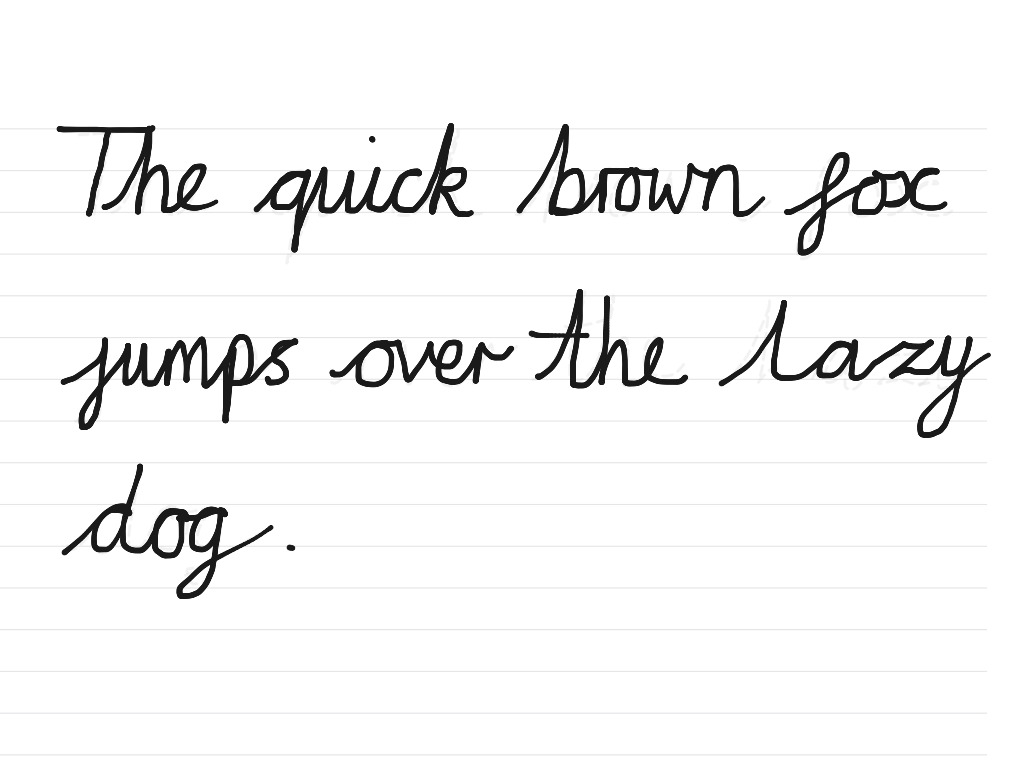
#> input picture img3.jpg, 1024 x 768 px, found by its file name
$ jupyter execute testWordDetection.ipynb   (shell and % lines are left out)   (older library calls are emulated)
#> lines starting #> are read from the running program, lines starting #| are printed output that depends on the picture; after the words box and inside, x2 and y2 are one past the last pixel; in counts of white or black regions, pixels touching at a corner belong together
[cell 1]
import sys
import numpy as np
import pandas as pd
import matplotlib.pyplot as plt
import cv2

[cell 2]
# [109 lines left out: functions detection, _edges_detection, _four_corners_sort, _contour_offset, _find_page_contours, _persp_transform, not called in this run]

[cell 3]
SMALL_HEIGHT = 800


def implt(img, cmp=None, t=''):

    plt.imshow(img, cmap=cmp)
    plt.title(t)
    plt.show()


def resize(img, height=SMALL_HEIGHT, allways=False):
    if (img.shape[0] > height or allways):
        rat = height / img.shape[0]
        return cv2.resize(img, (int(rat * img.shape[1]), height))

    return img


def ratio(img, height=SMALL_HEIGHT):
    return img.shape[0] / height


# [4 lines left out: function img_extend, not called in this run]

[cell 4]
image = cv2.cvtColor(cv2.imread("C://Users/Ayush Singh/Documents/Jupyter Notebook files/OCR/Images/img3.jpg"), cv2.COLOR_BGR2RGB)

# Uncomment the below incase of scanning a page
# image = detection(image)
tempImg= image
img = cv2.cvtColor(image, cv2.COLOR_RGB2GRAY)
implt(img, 'gray')

[cell 5]
def sobel(channel):
    """ The Sobel Operator"""
    sobelX = cv2.Sobel(channel, cv2.CV_16S, 1, 0)
    sobelY = cv2.Sobel(channel, cv2.CV_16S, 0, 1)
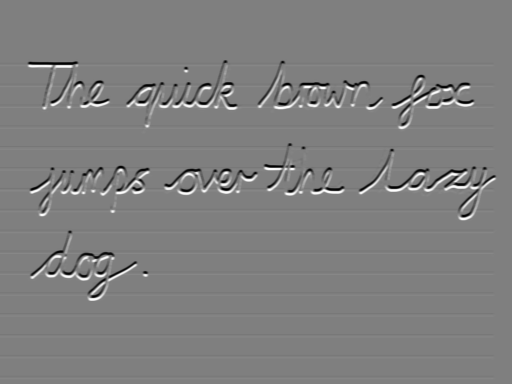
#> sobelY: shape (768, 1024) int16 (shown at 1/2 size); min -372, max 371, mean 0; drawn with min black and max white
    # Combine x, y gradient magnitudes sqrt(x^2 + y^2)
    sobel = np.hypot(sobelX, sobelY)
    sobel[sobel > 255] = 255
    return np.uint8(sobel)


def edge_detect(im):
    return np.max(np.array([sobel(im[:,:, 0]), sobel(im[:,:, 1]), sobel(im[:,:, 2]) ]), axis=0)

# Image pre-processing - blur, edges, threshold, closing
blurred = cv2.GaussianBlur(image, (5, 5), 18)
edges = edge_detect(blurred)
ret, edges = cv2.threshold(edges, 50, 255, cv2.THRESH_BINARY)
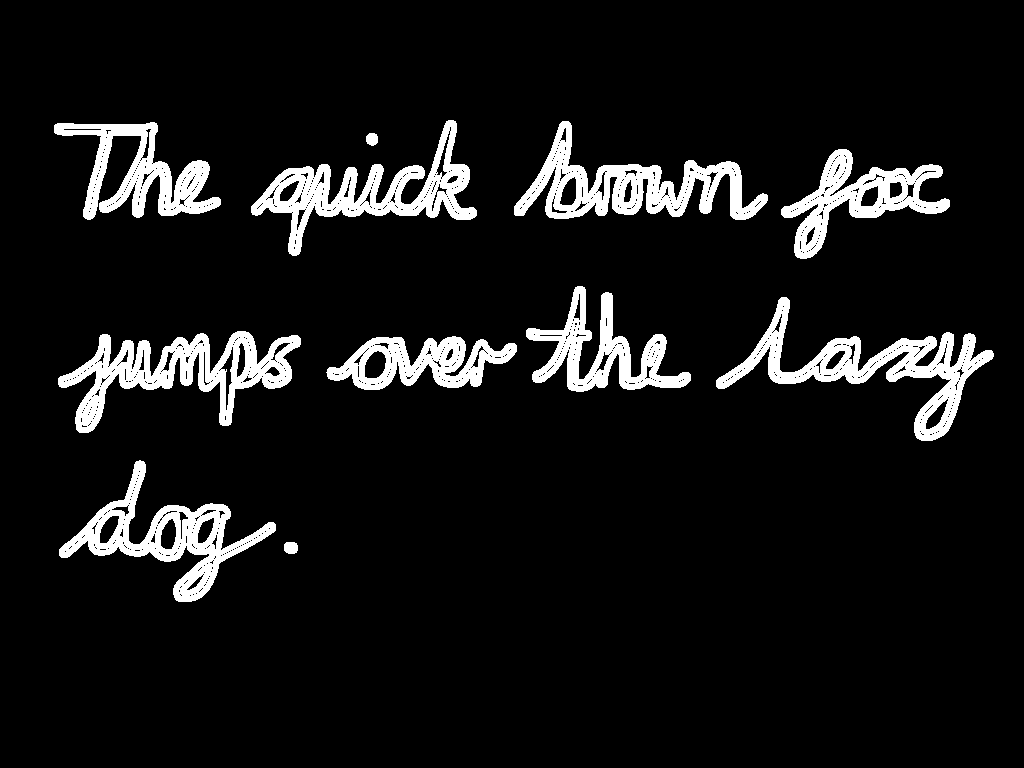
#> edges: shape (768, 1024); 8.4% white; 11 white regions, largest, box (x1, y1, x2, y2) and area: (58, 331, 301, 433) 8951, (716, 297, 994, 441) 8824, (514, 121, 768, 220) 8540
bw_image = cv2.morphologyEx(edges, cv2.MORPH_CLOSE, np.ones((20,20), np.uint8))
#> bw_image: shape (768, 1024); 11.5% white; 9 white regions

implt(edges, 'gray', 'Sobel operator')
implt(bw_image, 'gray', 'Final closing')

[cell 6]
# [6 lines left out: function union, not called in this run]

def intersect(a,b):
    x = max(a[0], b[0])
    y = max(a[1], b[1])
    w = min(a[0]+a[2], b[0]+b[2]) - x
    h = min(a[1]+a[3], b[1]+b[3]) - y
    if w<0 or h<0:
        return False
    return True

def group_rectangles(rec):
    """
    Uion intersecting rectangles
    Args:
        rec - list of rectangles in form [x, y, w, h]
    Return:
        list of grouped ractangles
    """
    tested = [False for i in range(len(rec))]
    final = []
    i = 0
    while i < len(rec):
        if not tested[i]:
            j = i+1
            while j < len(rec):
                if not tested[j] and intersect(rec[i], rec[j]):
                    rec[i] = union(rec[i], rec[j])
                    tested[j] = True
                    j = i
                j += 1
            final += [rec[i]]
        i += 1

    return final

[cell 7]
words=[]
def text_detect(img, original):
    small = resize(img, 2000)
    image = resize(original, 2000)

    mask = np.zeros(small.shape, np.uint8)
    cnt, hierarchy = cv2.findContours(np.copy(small), cv2.RETR_CCOMP, cv2.CHAIN_APPROX_SIMPLE)
#> cnt = 10 contours; largest, box (x1, y1, x2, y2) and area: (515, 122, 951, 260) 19034, (59, 332, 302, 434) 11821, (252, 121, 478, 257) 11328, (717, 298, 995, 442) 11012, (60, 461, 277, 603) 10360

    implt(img, 'gray')
    index = 0
    boxes = []
    while (index >= 0):
        x,y,w,h = cv2.boundingRect(cnt[index])
        cv2.drawContours(mask, cnt, index, (255, 255, 255), cv2.FILLED)
        maskROI = mask[y:y+h, x:x+w]
        r = cv2.countNonZero(maskROI) / (w * h)

        if r > 0.1 and 2000 > w > 10 and 1600 > h > 10 and h/w < 3 and w/h < 10:
            boxes += [[x, y, w, h]]
        index = hierarchy[0][index][0]
#> this loop made 9 passes
#> (x, y, w, h, r, boxes, index) on pass 2: (60, 461, 217, 142, 0.346, [[285, 543, 14, 12], [60, 461, 217, 142]], 2)
#> mask: shape (768, 1024); 11.6% white; 9 white regions, largest, box (x1, y1, x2, y2) and area: (515, 122, 951, 260) 19632, (59, 332, 302, 434) 12170, (252, 121, 478, 257) 11688
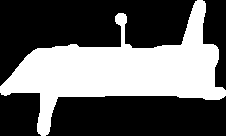
#> maskROI: shape (136, 226); 38% white; 1 white region, box (x1, y1, x2, y2) and area: (0, 0, 226, 136) 11688

    boxes = group_rectangles(boxes)
#> in group_rectangles, `tested = [False for i in range(len(rec))]`: tested = [False, False, False, False, False, False, False, False, False]
#> the loop in group_rectangles, `while i < len(rec):` made 9 passes
#> final on passes 1 to 2: [[285, 543, 14, 12]], [[285, 543, 14, 12], [60, 461, 217, 142]]
#> after the loop in group_rectangles, `while i < len(rec):`: i = 9; rec = [[285, 543, 14, 12], [60, 461, 217, 142], [327, 337, 191, 54], [59, 332, 243, 102], [717, 298, 278, 144], [527, 287, 165, 106], [55, 123, 167, 98], [515, 122, 436, 138], [252, 121, 226, 136]]
    bounding_boxes = np.array([0,0,0,0])
    for (x, y, w, h) in boxes:
        cv2.rectangle(image, (x, y),(x+w,y+h), (200, 25, 0), 8)
        words.append(cv2.cvtColor(tempImg[y:y+h,x:x+w], cv2.COLOR_BGR2GRAY))
        bounding_boxes = np.vstack((bounding_boxes, np.array([x, y, x+w, y+h])))
#> this loop made 9 passes
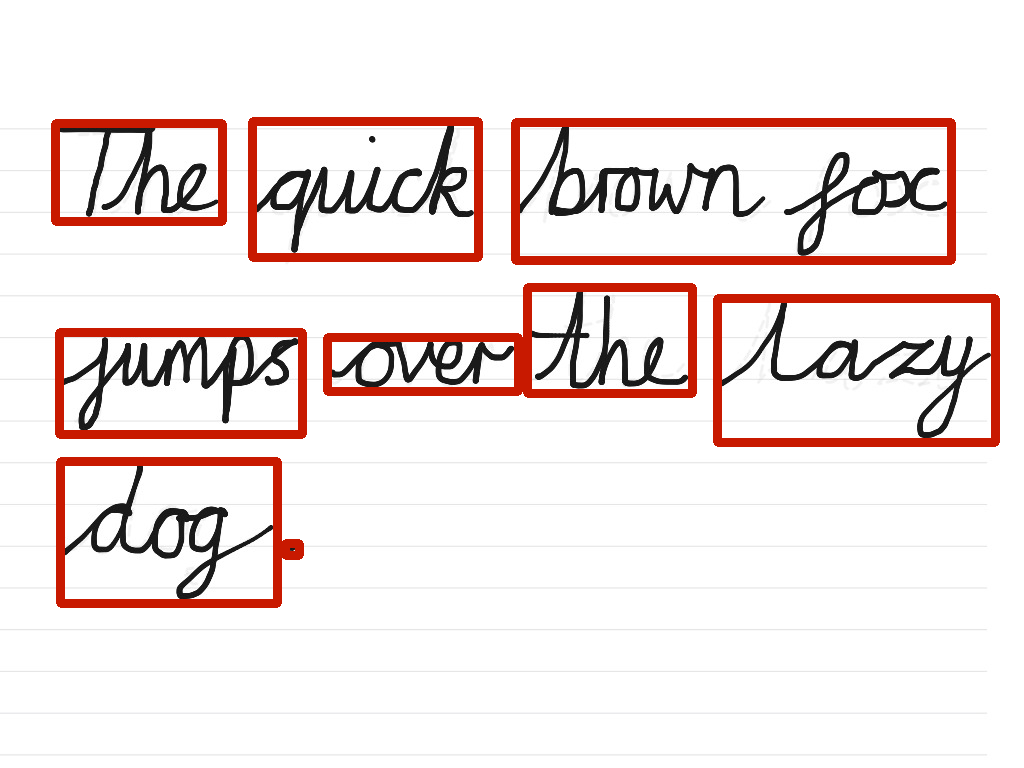
#> image: shape (768, 1024, 3); mean R, G, B 240.5, 229.1, 227.5
#> after the loop, bounding_boxes = [[0, 0, 0, 0], [285, 543, 299, 555], [60, 461, 277, 603], [327, 337, 518, 391], [59, 332, 302, 434], [717, 298, 995, 442], [527, 287, 692, 393], [55, 123, 222, 221], [515, 122, 951, 260], [252, 121, 478, 257]]; words = 9 items

    implt(image, t='Bounding rectangles')

    boxes = bounding_boxes.dot(ratio(image, small.shape[0])).astype(np.int64)
#> boxes has the same summary as bounding_boxes
    return boxes[1:]

[cell 8]
# Get text bounding boxes
boxes = text_detect(bw_image, image)
#> boxes = [[285, 543, 299, 555], [60, 461, 277, 603], [327, 337, 518, 391], [59, 332, 302, 434], [717, 298, 995, 442], [527, 287, 692, 393], [55, 123, 222, 221], [515, 122, 951, 260], [252, 121, 478, 257]]
print("Number of boxes:", len(boxes))
#| Number of boxes: 9

[cell 9]
for i in boxes:
    print(i)
#> this loop made 9 passes
#> (printed output is left out)

[cell 10]
count = 0
for ti in words:
    implt(ti, t='Word number: '+str(count))
    count-=-1
#> this loop made 9 passes
#> pass 1, in implt (call 6), `plt.show()`:
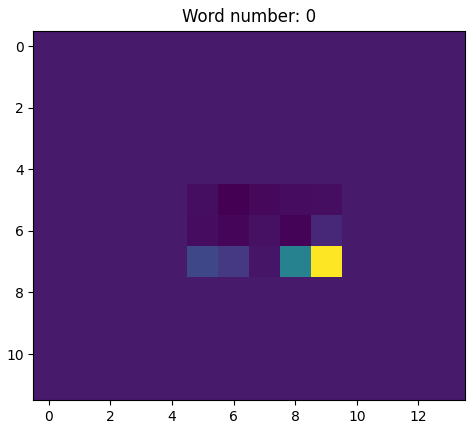
#> figure drawn by matplotlib, 1 panel
#> after the loop, count = 9

[cell 11]
# Import stuff
import os
import sys
import random
import numpy as np
import pandas as pd
import cv2
from scipy.ndimage.interpolation import map_coordinates
from scipy.ndimage.filters import gaussian_filter
import matplotlib.pyplot as plt

# sys.path.append('../src')
# from ocr.helpers import implt
# from ocr.datahelpers import load_words_data

[cell 12]
normalizedImages=[]
class HysterThresh:
    def __init__(self, img):
        img = cv2.normalize(img, None, 0, 255, cv2.NORM_MINMAX)
        img = 255 - img
        img = (img - np.min(img)) / (np.max(img) - np.min(img)) * 255
        hist, bins = np.histogram(img.ravel(), 256, [0,256])

        self.high = np.argmax(hist) + 65
        self.low = np.argmax(hist) + 45
        self.diff = 255 - self.high

        self.img = img
        self.im = np.zeros(img.shape, dtype=img.dtype)
        self.hyster()

    def hyster_rec(self, r, c):
        h, w = self.img.shape
        for ri in [r-1, r+1]:
            for ci in [c-1, c+1]:
                if (h > ri >= 0
                    and w > ci >= 0
                    and self.im[ri, ci] == 0
                    and self.high > self.img[ri, ci] >= self.low):
                    self.im[ri, ci] = self.img[ri, ci] + self.diff
                    self.hyster_rec(ri, ci)

    def hyster(self):
        r, c = self.img.shape
        for ri in range(r):
            for ci in range(c):
                if (self.img[ri, ci] >= self.high):
                    self.im[ri, ci] = 255
                    self.img[ri, ci] = 255
                    self.hyster_rec(ri, ci)

        implt(self.im, 'gray', 'Hister Thresh')
        normalizedImages.append(self.im)


def binary_otsu_norm(img):
    return cv2.threshold(img, 0, 255, cv2.THRESH_BINARY + cv2.THRESH_OTSU)[1]


def bilateral_norm(img):
    img = cv2.bilateralFilter(img, 9, 15, 30)
    return cv2.normalize(img, None, 0, 255, cv2.NORM_MINMAX)


def histogram_norm(img):
    img = bilateral_norm(img)
    add_img = 255 - cv2.threshold(img, 0, 255, cv2.THRESH_BINARY + cv2.THRESH_OTSU)[1]
    img = 255 - img
    img = (img - np.min(img)) / (np.max(img) - np.min(img)) * 255
    hist, bins = np.histogram(img.ravel(), 256, [0,256])

    img = img.astype(np.uint8)

    ret,thresh4 = cv2.threshold(img,np.argmax(hist)+10,255,cv2.THRESH_TOZERO)
    return add_img
    return cv2.add(add_img, thresh4, dtype=cv2.CV_8UC1)


def normalization2(img):
    implt(255 - img, 'gray', 'Original')
    implt(255 - bilateral_norm(img), 'gray', 'Bilateral')
    implt(255 - binary_otsu_norm(img), 'gray', 'Binary OTSU')
    implt(histogram_norm(img), 'gray', 'Binary OTSU + (Filter + TO_ZERO)')
    HysterThresh(cv2.bilateralFilter(img, 10, 10, 30))


# normalization2(words[3])

[cell 13]
for image in words:
    normalization2(image)
#> this loop made 9 passes
#> pass 1, in implt (call 18), `plt.show()`:
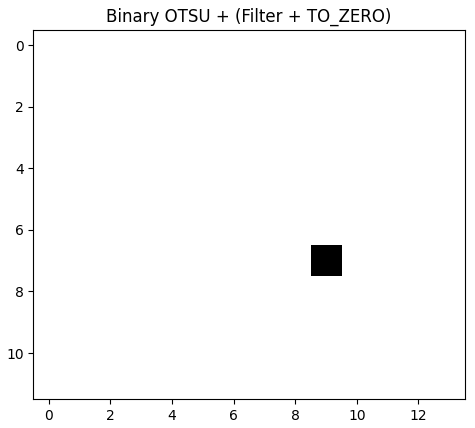
#> figure drawn by matplotlib, 1 panel
#> pass 2, in histogram_norm (call 2), `add_img = 255 - cv2.threshold(img, 0, 255, cv2.THRESH_BINARY + cv2.THR..`:
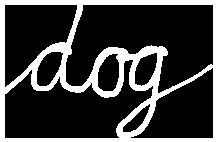
#> add_img: shape (142, 217); 23.2% white; 1 white region, box (x1, y1, x2, y2) and area: (0, 0, 217, 142) 7150

[cell 14]
for image in normalizedImages:
    implt(image)
#> this loop made 9 passes
#> pass 2, in implt (call 61), `plt.show()`:
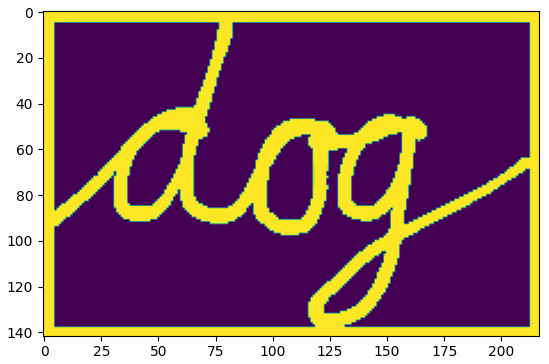
#> figure drawn by matplotlib, 1 panel

$ run again, with img1.jpg copied over img3.jpg
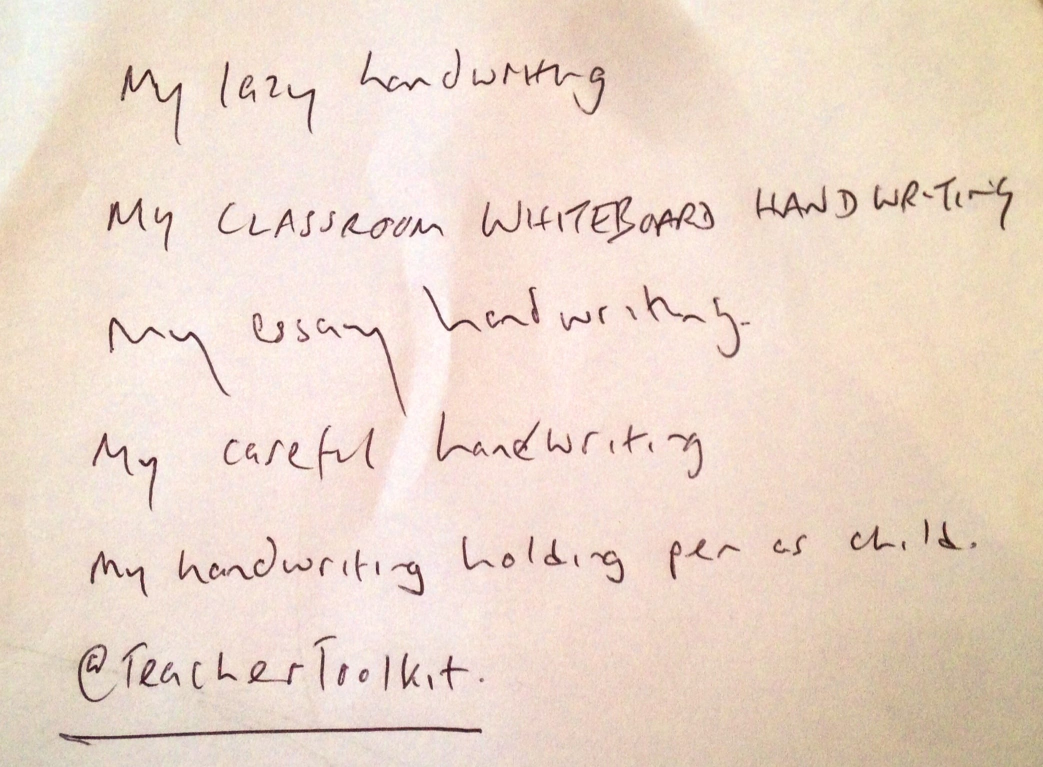
#> input picture img1.jpg, 2086 x 1534 px, found by its file name (shown at 1/2 size)
#> edges: shape (1534, 2086); 5.6% white; 111 white regions (2 under 20 px), largest, box (x1, y1, x2, y2) and area: (115, 1450, 967, 1494) 11324, (1276, 400, 1432, 477) 5364, (239, 128, 367, 293) 4776
#> bw_image: shape (1534, 2086); 7.3% white; 39 white regions
#> cnt = 43 contours; largest, box (x1, y1, x2, y2) and area: (962, 390, 1433, 491) 22236, (355, 1071, 852, 1196) 15220, (434, 403, 891, 482) 13681, (154, 1282, 410, 1408) 12314, (116, 1451, 968, 1495) 11292
#> the loop in text_detect, `while (index >= 0):` made 39 passes
#> (x, y, w, h, r, boxes, index) on pass 3: (673, 1325, 69, 51, 0.477, [[957, 1354, 15, 14], [673, 1325, 69, 51]], 3)
#> after the loop in text_detect, `while (index >= 0):`: boxes = 36 items, first 6: [957, 1354, 15, 14], [673, 1325, 69, 51], [767, 1303, 174, 82], [433, 1302, 178, 72], [154, 1282, 256, 126], [624, 1269, 53, 116]
#> tested = 36 items, first 6: False, False, False, False, False, False
#> the loop in group_rectangles, `while i < len(rec):` made 36 passes
#> final on passes 1 to 2: [[957, 1354, 15, 14]], [[957, 1354, 15, 14], [624, 1269, 118, 116]]
#> the loop in text_detect, `for (x, y, w, h) in boxes:` made 35 passes
#> (x, y, w, h) on passes 1 to 8: (957, 1354, 15, 14), (624, 1269, 118, 116), (767, 1303, 174, 82), (433, 1302, 178, 72), (154, 1282, 256, 126), (179, 1100, 120, 98), (1180, 1099, 72, 72), (1337, 1075, 147, 88)
#> after the loop in text_detect, `for (x, y, w, h) in boxes:`:
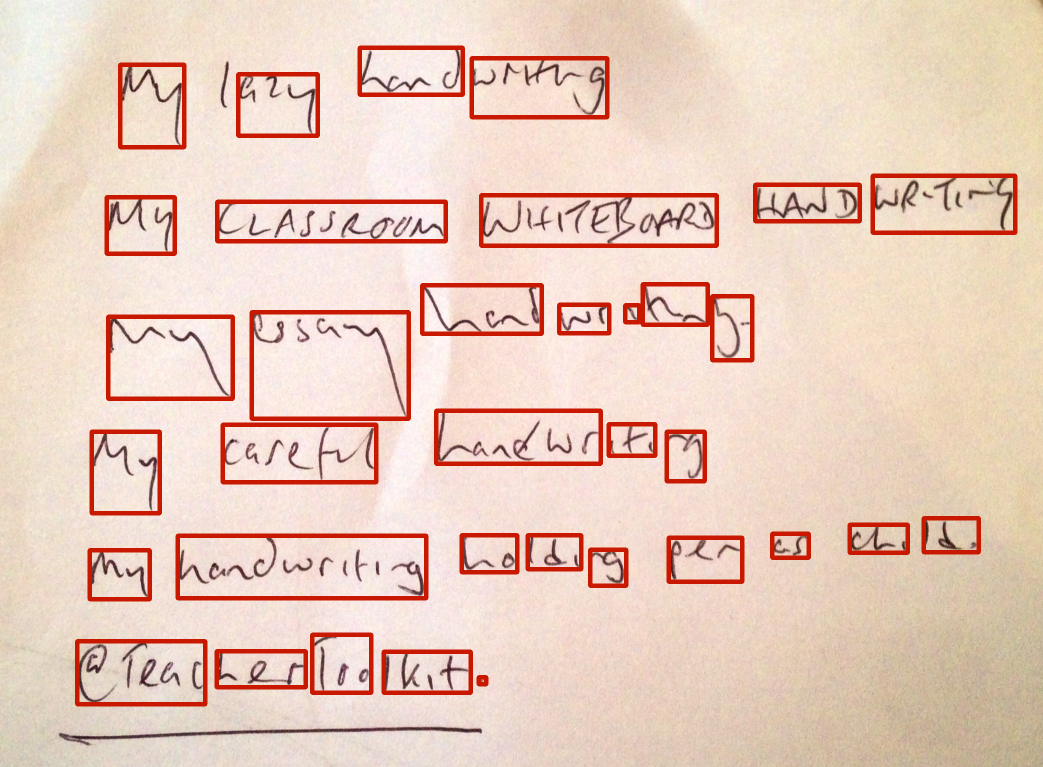
#> image: shape (1534, 2086, 3) (shown at 1/2 size); mean R, G, B 233.4, 205.4, 190.2
#| Number of boxes: 35
#> the loop `for i in boxes:` made 35 passes
#> i on passes 1 to 8: [957, 1354, 972, 1368], [624, 1269, 742, 1385], [767, 1303, 941, 1385], [433, 1302, 611, 1374], [154, 1282, 410, 1408], [179, 1100, 299, 1198], [1180, 1099, 1252, 1171], [1337, 1075, 1484, 1163]
#> (printed output is left out)
#> the loop `for ti in words:` made 35 passes
#> the loop `for image in words:` made 35 passes
#> the loop `for image in normalizedImages:` made 35 passes
#> pass 2, in implt (call 217), `plt.show()`:
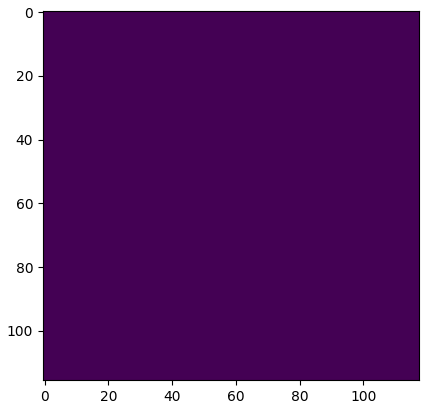
#> figure drawn by matplotlib, 1 panel
